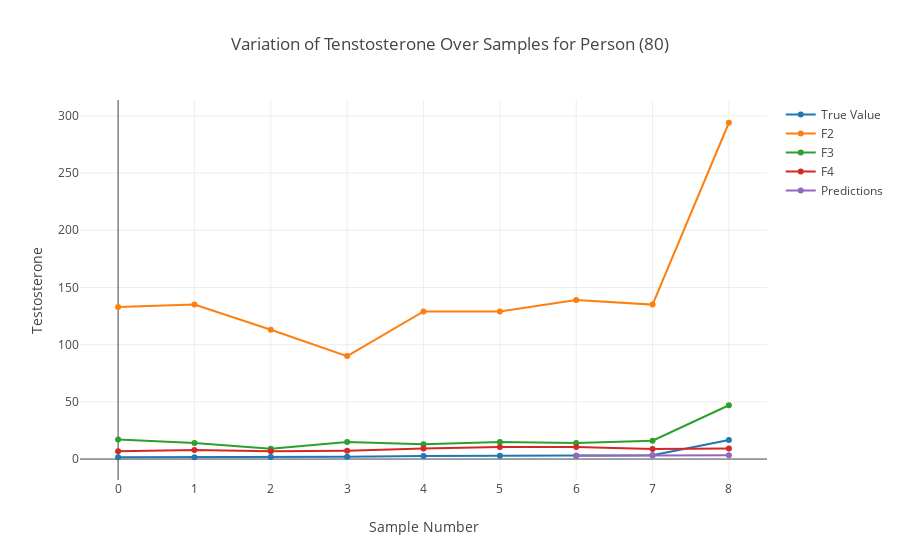

Notebook source saved alongside this figure:
### Code cell
show_testosterone(54)

### Figure 1 — Plotly figure (JSON) as saved in the notebook; plotly's stock layout.template omitted (floating-point values rounded to 4 significant figures)
{"data": [{"name": "True Value", "type": "scatter", "x": [0, 1, 2, 3, 4, 5, 6, 7, 8], "y": [1.57, 1.64, 1.75, 1.92, 2.75, 2.83, 2.99, 3.23, 16.61]}, {"name": "F2", "type": "scatter", "x": [0, 1, 2, 3, 4, 5, 6, 7, 8], "y": [133, 135, 113, 90, 129, 129, 139, 135, 294]}, {"name": "F3", "type": "scatter", "x": [0, 1, 2, 3, 4, 5, 6, 7, 8], "y": [17, 14, 9, 15, 13, 15, 14, 16, 47]}, {"name": "F4", "type": "scatter", "x": [0, 1, 2, 3, 4, 5, 6, 7, 8], "y": [6.79, 7.87, 6.78, 7.31, 9.24, 10.64, 10.64, 8.74, 9.29]}, {"name": "Predictions", "type": "scatter", "x": [6, 7, 8], "y": [2.854, 3.033, 3.312]}], "layout": {"title": "Variation of Tenstosterone Over Samples for Person (80)", "xaxis": {"title": "Sample Number"}, "yaxis": {"title": "Testosterone"}}}
